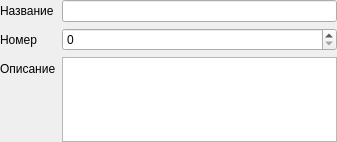
<?xml version="1.0" encoding="UTF-8"?>
<ui version="4.0">
 <class>Dialog</class>
 <widget class="QDialog" name="Dialog">
  <property name="geometry">
   <rect>
    <x>0</x>
    <y>0</y>
    <width>337</width>
    <height>142</height>
   </rect>
  </property>
  <property name="minimumSize">
   <size>
    <width>337</width>
    <height>142</height>
   </size>
  </property>
  <property name="windowTitle">
   <string>Dialog</string>
  </property>
  <layout class="QFormLayout" name="formLayout">
   <property name="margin">
    <number>0</number>
   </property>
   <item row="0" column="0">
    <widget class="QLabel" name="label">
     <property name="text">
      <string>Название</string>
     </property>
     <property name="buddy">
      <cstring>lineEdit</cstring>
     </property>
    </widget>
   </item>
   <item row="0" column="1">
    <widget class="QLineEdit" name="lineEdit">
     <property name="field" stdset="0">
      <string>fullname</string>
     </property>
    </widget>
   </item>
   <item row="1" column="0">
    <widget class="QLabel" name="label_2">
     <property name="text">
      <string>Номер</string>
     </property>
    </widget>
   </item>
   <item row="2" column="0">
    <widget class="QLabel" name="label_3">
     <property name="text">
      <string>Описание</string>
     </property>
     <property name="buddy">
      <cstring>plainTextEdit</cstring>
     </property>
    </widget>
   </item>
   <item row="2" column="1">
    <widget class="QPlainTextEdit" name="plainTextEdit">
     <property name="field" stdset="0">
      <string>description</string>
     </property>
    </widget>
   </item>
   <item row="1" column="1">
    <widget class="QSpinBox" name="spinBox">
     <property name="field" stdset="0">
      <string>number</string>
     </property>
    </widget>
   </item>
  </layout>
 </widget>
 <resources/>
 <connections/>
</ui>
